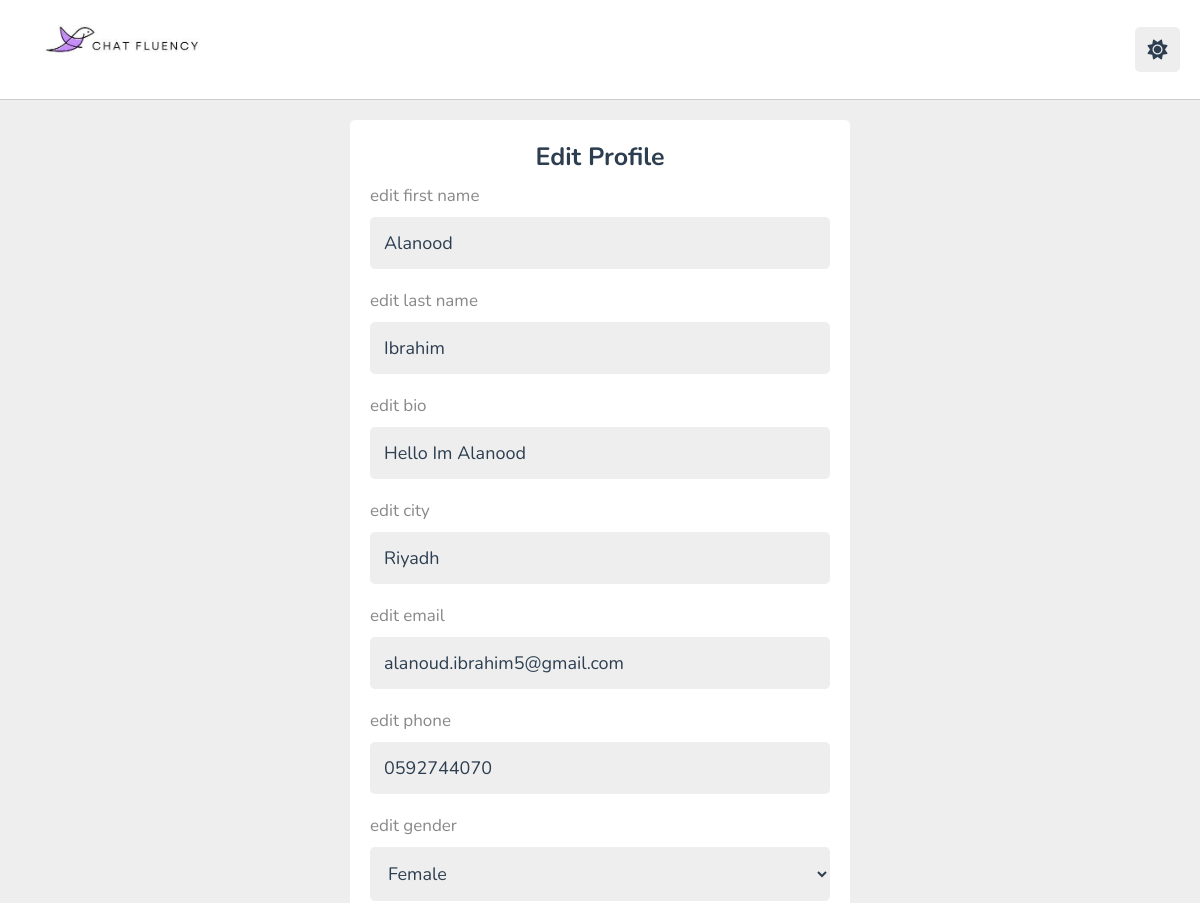
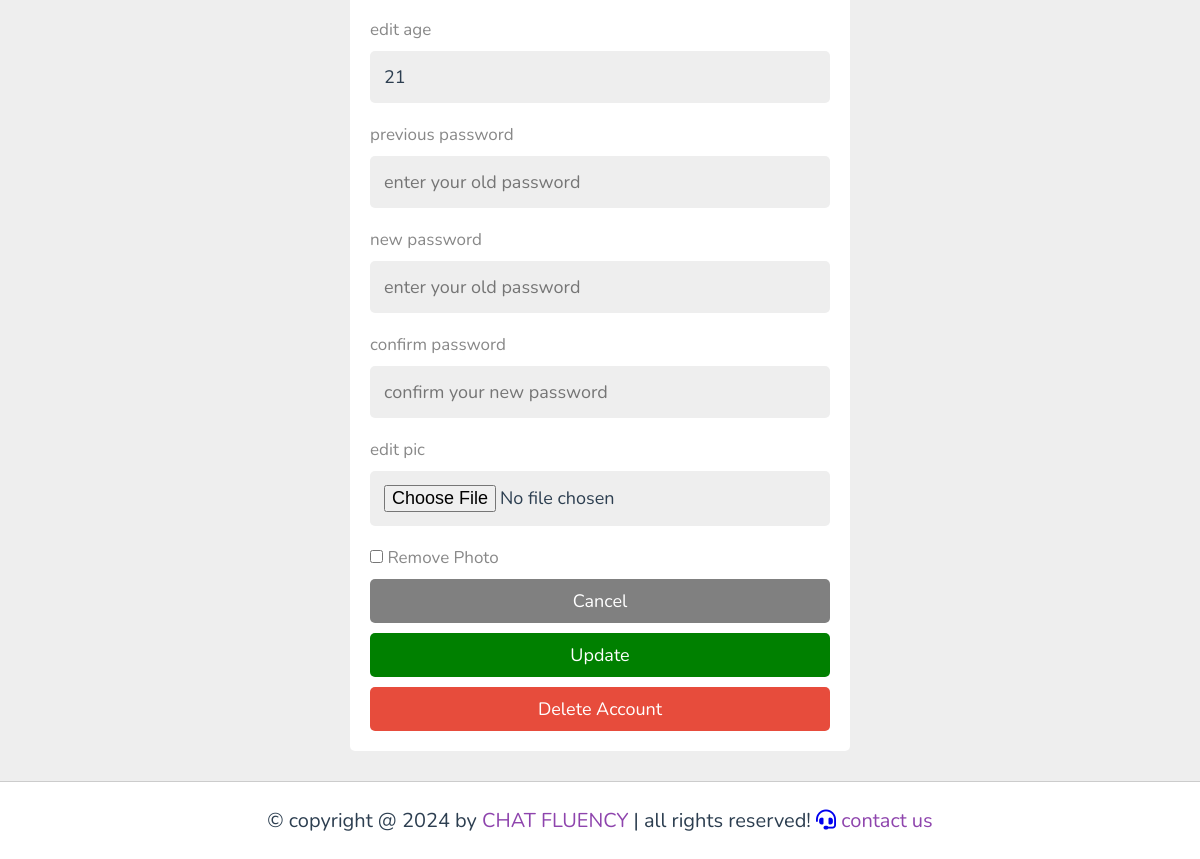
/updatePartner.php (signed in), run on the app's committed database (2 pictures, top to bottom).
### tables this page shows
CREATE TABLE `languagepartners` (
  `PartnerID` int(11) NOT NULL,
  `FirstName` varchar(15) NOT NULL,
  `LastName` varchar(15) NOT NULL,
  `Age` int(11) DEFAULT NULL,
  `Gender` enum('Male','Female') DEFAULT NULL,
  `Email` varchar(100) NOT NULL,
  `Photo` varchar(255) DEFAULT NULL,
  `Password` varchar(50) NOT NULL,
  `Phone` varchar(15) DEFAULT NULL,
  `City` varchar(20) DEFAULT NULL,
  `Bio` text DEFAULT NULL,
  `User_Role` enum('learner','partner') NOT NULL DEFAULT 'partner',
  `Languages` text NOT NULL,
  `Rating` float DEFAULT NULL,
  `LanguageProf` text DEFAULT NULL,
  `SessionPrice` int(11) DEFAULT NULL
);

### connect.php (called while the page is built, shortened)
<?php
class Connect {
    private $servername = "localhost";
    private $username = "root";
    private $password = "";
    private $dbname = "chatfluency";
    public function __construct() {
        $this->conn = mysqli_connect($this->servername, $this->username, $this->password, $this->dbname);
    }
}
?>

### updatePartner.php (the view, shortened to what this page needs)
<?php
include 'connect.php';
$connection = new connect();
if(isset($_COOKIE['user_id'])){
   $user_id = $_COOKIE['user_id'];
}else{
   $user_id = '';
  header('location:login.php');
}
$select_user = $connection->conn->prepare("SELECT * FROM languagepartners WHERE PartnerID = ? LIMIT 1");
$select_user->bind_param("i", $user_id);
$select_user->execute();
$fetch_user = $select_user->get_result()->fetch_assoc();
?>
<!DOCTYPE html>
<html lang="en">
<head>
   <link rel="stylesheet" href="https://cdnjs.cloudflare.com/ajax/libs/font-awesome/6.1.2/css/all.min.css">
   <link rel="stylesheet" href="style.css">
</head>
<body>
   <header class="header">
      <div class="flex">
         <a href="profilePartner.php" class="logo"><img src = "images/logo.jpg" width="210" height="60" alt="logo"></a>
         <div class="icons">
            <div id="toggle-btn" class="fas fa-sun"></div>
         </div>
      </div>
   </header>
<section class="form-container">
   <form id="profile-form" method="post" enctype="multipart/form-data">
      <h3>Edit profile</h3>
      <p>edit first name</p>
      <input id="first-name-input" type="text" name="FirstName" value="<?= $fetch_user['FirstName']; ?>" placeholder="Enter your first name" maxlength="50" class="box">
      <p>edit last name</p>
      <input id="last-name-input" type="text" name="LastName" value="<?= $fetch_user['LastName']; ?>" placeholder="Enter your last name" maxlength="50" class="box">
      <p>edit bio</p>
      <input id="bio-input" type="text" name="Bio" value="<?= $fetch_user['Bio']; ?>" placeholder="Enter your bio" size="30" maxlength="100" class="box">
      <p>edit city</p>
      <input id="city-input" type="text" name="City" value="<?= $fetch_user['City']; ?>" placeholder="Enter your city" maxlength="50" class="box">
      <p>edit email</p>
      <input id="email-input" type="email" name="Email" value="<?= $fetch_user['Email']; ?>" placeholder="Enter your email" maxlength="50" class="box">
      <p>edit phone</p>
      <input id="phone-input" type="text" name="Phone" value="<?= $fetch_user['Phone']; ?>" placeholder="Enter your Phone" maxlength="10" class="box">
      <p>edit gender</p>
      <select id="gender-input" name="Gender" class="box">
    <option value="Female" <?= ($fetch_user['Gender'] === 'Female') ? 'selected' : ''; ?>>Female</option>
</select>
      <p>edit age</p>
      <input id="age-input" type="number" name="Age" value="<?= $fetch_user['Age']; ?>" required class="box" value="34">
      <p>previous password</p>
      <input id="previous-pass-input" type="password" name="old_pass" placeholder="enter your old password" maxlength="20" class="box">
      <p>new password</p>
      <input id="new-pass-input" type="password" name="new_pass" placeholder="enter your old password" maxlength="20" class="box">
      <p>confirm password</p>
      <input id="confirm-pass-input" type="password" name="cpass" placeholder="confirm your new password" maxlength="20" class="box">
      <p>edit pic</p>
      <input name = "Photo" id="pic-input" type="file" accept="image/*" class="box">
      <p>
    <input id="remove-photo" type="checkbox" name="remove_photo">
    <label for="remove-photo">Remove Photo</label>
    </p>
      <input type="submit" id="cancel-btn"  value="cancel" name="cancel" class="option-btn">
      <input type="submit" id="update-btn" value="update" name="submit" class="btn">
      <input type="submit" id="delete-btn" onclick="ConfirmDelete()" value="delete account" name="deleteacc" class="delete-btn">
   </section>
<footer class="footer">
   &copy; copyright @ 2024 by <span>CHAT FLUENCY</span> | all rights reserved!
   <a href="contact_partner.php"><i class="fas fa-headset"></i><span> contact us</span></a>
</footer>
</body>
</html>

### style.css (style rules this page uses)
:root { --main-color:#8e44ad; --red:#e74c3c; --orange:#f39c12; --light-color:#888; --light-bg:#eee; --black:#2c3e50; --white:#fff; --border:.1rem solid rgba(0,0,0,.2); }
* { font-family: 'Nunito', sans-serif; margin:0; padding:0; box-sizing: border-box; outline: none; border:none; text-decoration: none; }
html { font-size: 62.5%; overflow-x: hidden; }
body { background-color: var(--light-bg); padding-left: 30rem; }
section { padding:2rem; margin: 0 auto; max-width: 1200px; }
.inline-btn, .inline-option-btn, .inline-delete-btn, .btn, .delete-btn, .option-btn { border-radius: .5rem; color:#fff; font-size: 1.8rem; cursor: pointer; text-transform: capitalize; padding:1rem 3rem; text-align: center; margin-top: 1rem; }
.btn, .delete-btn, .option-btn { display: block; width: 100%; }
.btn, .inline-btn { background-color: var(--main-color); }
.option-btn, .inline-option-btn { background-color:var(--orange); }
.delete-btn, .inline-delete-btn { background-color: var(--red); }
.header { position: sticky; top:0; left:0; right: 0; background-color: var(--white); z-index: 1000; border-bottom: var(--border); }
.header .flex { display: flex; align-items: center; justify-content: space-between; position: relative; padding: 1.5rem 2rem; }
.header .flex .logo { font-size: 2.5rem; color: var(--black); }
.header .flex .icons div { font-size: 2rem; color:var(--black); background-color: var(--light-bg); border-radius: .5rem; height: 4.5rem; width: 4.5rem; line-height: 4.5rem; cursor: pointer; text-align: center; margin-left: .7rem; }
.form-container { min-height: calc(100vh - 20rem); display: flex; align-items: center; justify-content: center; }
.form-container form { background-color: var(--white); border-radius: .5rem; padding: 2rem; width: 50rem; }
.form-container form h3 { font-size: 2.5rem; text-transform: capitalize; color: var(--black); text-align: center; }
.form-container form p { font-size: 1.7rem; color: var(--light-color); padding-top: 1rem; }
.form-container form .box { font-size: 1.8rem; color: var(--black); border-radius: .5rem; padding: 1.4rem; background-color: var(--light-bg); width: 100%; margin: 1rem 0; }
.footer { background-color: var(--white); border-top: var(--border); position: sticky; bottom: 0; left: 0; right: 0; text-align: center; font-size: 2rem; padding:2.5rem 2rem; color:var(--black); margin-top: 1rem; z-index: 1000; }
.footer span { color:var(--main-color); }
@media (max-width:1200px) { body { padding-left: 0; } }

### updatePartner.php (style rules this page uses)
.option-btn { background-color: gray; }
.btn { background-color: green; }

### data on the page
languagepartners: FirstName "Alanood", LastName "Ibrahim", Bio "Hello Im Alanood", City "Riyadh", Email "alanoud.ibrahim5@gmail.com", Phone "0592744070", Gender "Female", Age "21"
